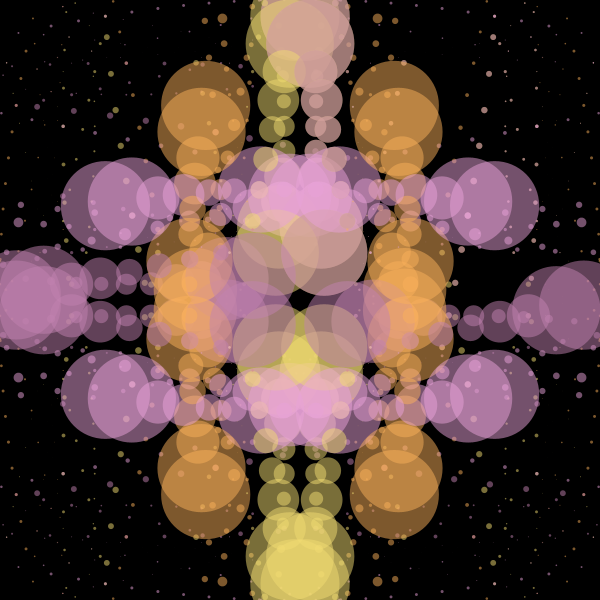
Frame 1 (no input)
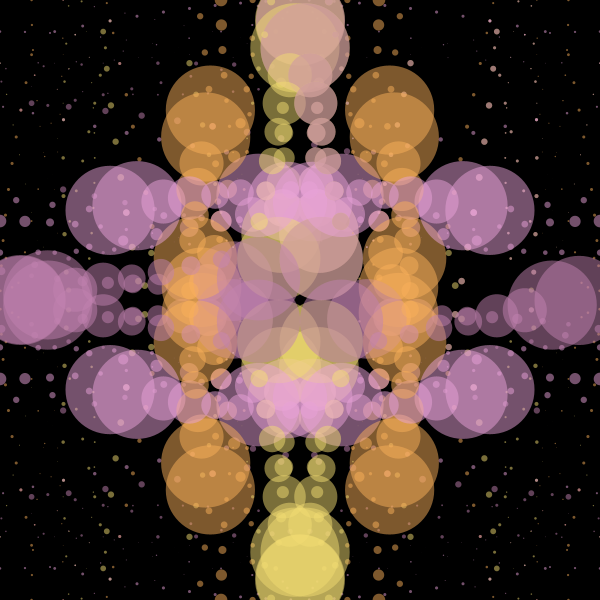
Frame 60 (the mouse pressed at the canvas centre just before this capture)
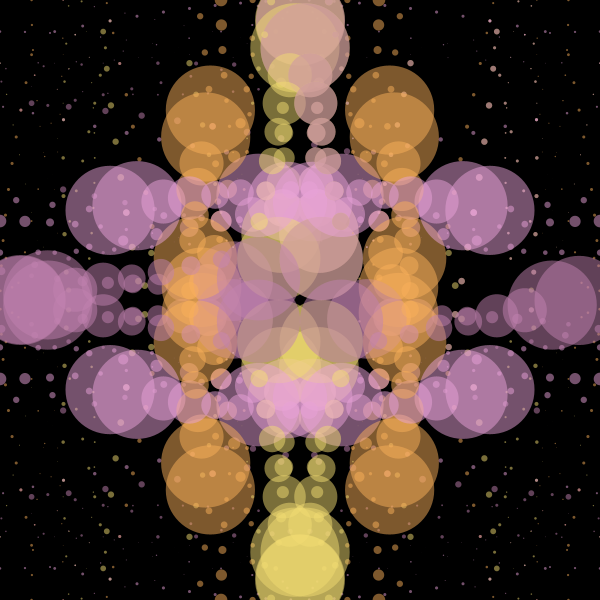
Frame 120 (the mouse held since frame 60 and released just before this capture)

The Processing sketch that drew these frames (run headless with seeded random() and noise(); from frame 60 on, the mouse is pressed at the canvas centre):

// Processing sketch: processing_150956
// ── processing_150956.pde

/*
 * Creative Coding
 * Week 2, 05 - Moving Patterns 1
 * by Indae Hwang and Jon McCormack
 * Copyright (c) 2014 Monash University
 *
 * This sketch builds on the previous sketches, drawing shapes based on the
 * current framerate. The movement of individual shapes combine to create a
 * gestalt field of motion. Use the arrow keys on your keyboard to change the
 * frame rate. 
 * 
 */

// variable used to store the current frame rate value
int frame_rate_value;
int num = 20; // NEW NEW NEW - made this global as I require it in movingCircle()

void setup() {
  size(600, 600);
  noStroke();
  noFill();

  frame_rate_value = 30;
  frameRate(frame_rate_value);
}


void draw() {

  background(0);

  int margin = 0;
  float gutter = 0; //distance between each cell
  float cellsize = ( width - (2 * margin) - gutter * (num - 1) ) / (num - 1);

  int circleNumber = 0; // counter
  int circleNumber2 = 0; // another counter
  for (int i=0; i<num/2; i++) { // NEW NEW NEW 'num/2' I'm only drawing half the width as I'm repeating it with symmetry
    for (int j=0; j<num/2; j++) { // NEW NEW NEW 'num/2' I'm only drawing half the width as I'm repeating it with symmetry
      circleNumber = (i * (num/2)) + j; // different way to calculate the circle number from w2_04

      float tx = margin + cellsize * i + gutter * i;
      float ty = margin + cellsize * j + gutter * j;

      movingCircle(tx, ty, cellsize*4, circleNumber);
    }
  }
} //end of draw 


void movingCircle(float x, float y, float size, int circleNum) {

  float finalAngle;
  finalAngle = frameCount + circleNum;

  //the rotating angle for each tempX and tempY postion is affected by frameRate and angle;  
  float tempX = x + (size / 2) * sin(PI / frame_rate_value * finalAngle);
  float tempY = y + (size / 2) * cos(PI / frame_rate_value * finalAngle);
  float tempX2 = x + (size / 2) * cos(PI / frame_rate_value * finalAngle); // NEW NEW NEW Swapped sin() and cos()
  float tempY2 = y + (size / 2) * sin(PI / frame_rate_value * finalAngle); // NEW NEW NEW Swapped sin() and cos()

  float diameterX = abs(tempX-tempX2) / abs((num*2)-(circleNum/2)); // NEW NEW NEW 
  float diameterY = abs(tempY-tempY2) / abs((num*2)-(circleNum/2)); // NEW NEW NEW 
  int transparency = 128; // NEW NEW NEW 

  // NEW NEW NEW - I replaced the line() and rect() commands with ellipses and mirrored
  //               the top left portion to the top right, bottom right and bottom left   
  fill(#f2db72, transparency); //browm
  ellipse(tempX, tempY, diameterX, diameterY);
  ellipse(width-tempX, tempY, diameterX, diameterY);
  ellipse(tempX, height-tempY, diameterX, diameterY);
  ellipse(width-tempX, height-tempY, diameterX, diameterY);

  fill(#faaf5a, transparency); //green
  ellipse(tempX2, tempY2, diameterX, diameterY);
  ellipse(width-tempX2, tempY2, diameterX, diameterY);
  ellipse(tempX2, height-tempY2, diameterX, diameterY);
  ellipse(width-tempX2, height-tempY2, diameterX, diameterY);

  fill(#c282b0, transparency);
  ellipse(tempY, tempX, diameterX, diameterY);
  ellipse(width-tempX, tempY, diameterX, diameterY);
  ellipse(tempY, height-tempX, diameterX, diameterY);
  ellipse(width-tempY, height-tempX, diameterX, diameterY);

  fill(#e8a2d8, transparency);
  ellipse(tempY2, tempX2, diameterX, diameterY);
  ellipse(width-tempY2, tempX2, diameterX, diameterY);
  ellipse(tempY2, height-tempX2, diameterX, diameterY);
  ellipse(width-tempY2, height-tempX2, diameterX, diameterY);
}


/*
 * keyReleased function
 *
 * called automatically by Processing when a keyboard key is released
 */
void keyReleased() {

  // right arrow -- increase frame_rate_value
  if (keyCode == RIGHT && frame_rate_value < 60) {
    frame_rate_value++;
  }

  // left arrow -- decrease frame_rate_value
  if ( keyCode == LEFT && frame_rate_value > 1) {
    frame_rate_value--;
  }

  // set the frameRate and print current value on the screen
  //frameRate(frame_rate_value);
  println("Current frame Rate is: " + frame_rate_value);
}
